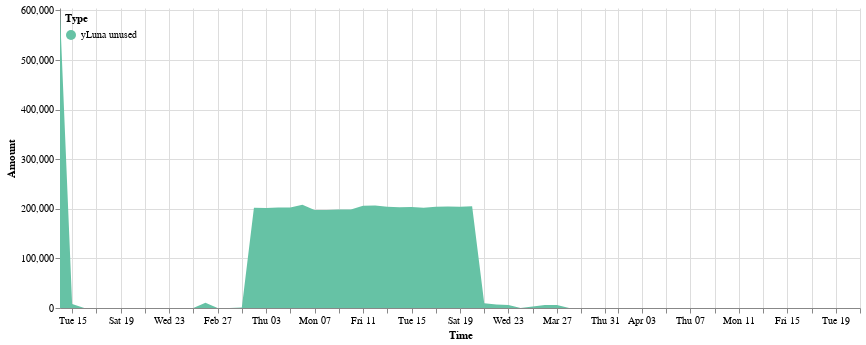

Write notebook code for a chart like this one.
### Code cell
cp.get_yluna_time_area_chart(ydp.asset_unused, 
               alt.Scale(scheme='set2'),
               min_date = ydp.asset_unused.Time.min(),
               max_date = ydp.asset_unused.Time.max(),
               top_padding = 10000
        ).properties(width=800).configure_view(strokeOpacity=0)

### Figure 1 — Vega-Lite specification as saved in the notebook (floating-point values rounded to 4 significant figures)
{"config": {"view": {"continuousWidth": 400, "continuousHeight": 300, "strokeOpacity": 0}}, "data": {"name": "data-a90e8800b6c17b95179c2b0ecda0a137"}, "mark": "area", "encoding": {"color": {"field": "Type", "legend": {"direction": "vertical", "legendY": 0, "orient": "none", "padding": 5}, "scale": {"scheme": "set2"}, "type": "nominal"}, "tooltip": [{"field": "Time", "format": "%Y-%m-%d", "type": "temporal"}, {"field": "Type", "type": "nominal"}, {"field": "Amount (millions)", "type": "nominal"}], "x": {"field": "Time", "scale": {"domain": ["2022-02-14", "2022-04-21"]}, "type": "temporal"}, "y": {"field": "Amount", "scale": {"domain": [0, 604900.0]}, "type": "quantitative"}}, "width": 800, "$schema": "https://vega.github.io/schema/vega-lite/v4.17.0.json", "datasets": {"data-a90e8800b6c17b95179c2b0ecda0a137": [{"Time": "2022-02-14", "Amount signed": 890600.0, "Amount": 594900.0, "Type": "yLuna unused", "Amount (millions)": "0.59M"}, {"Time": "2022-02-15", "Amount signed": 213600.0, "Amount": 7842.0, "Type": "yLuna unused", "Amount (millions)": "0.01M"}, {"Time": "2022-02-16", "Amount signed": 36280.0, "Amount": 0.0, "Type": "yLuna unused", "Amount (millions)": "0.0M"}, {"Time": "2022-02-17", "Amount signed": 390600.0, "Amount": 0.0, "Type": "yLuna unused", "Amount (millions)": "0.0M"}, {"Time": "2022-02-18", "Amount signed": 19640.0, "Amount": 0.0, "Type": "yLuna unused", "Amount (millions)": "0.0M"}, {"Time": "2022-02-19", "Amount signed": 9064.0, "Amount": 0.0, "Type": "yLuna unused", "Amount (millions)": "0.0M"}, {"Time": "2022-02-20", "Amount signed": 5244.0, "Amount": 0.0, "Type": "yLuna unused", "Amount (millions)": "0.0M"}, {"Time": "2022-02-21", "Amount signed": -5322.0, "Amount": 0.0, "Type": "yLuna unused", "Amount (millions)": "0.0M"}, {"Time": "2022-02-22", "Amount signed": 2106.0, "Amount": 0.0, "Type": "yLuna unused", "Amount (millions)": "0.0M"}, {"Time": "2022-02-23", "Amount signed": 4917.0, "Amount": 0.0, "Type": "yLuna unused", "Amount (millions)": "0.0M"}, {"Time": "2022-02-24", "Amount signed": 59.87, "Amount": 0.0, "Type": "yLuna unused", "Amount (millions)": "0.0M"}, {"Time": "2022-02-25", "Amount signed": 4428.0, "Amount": 0.0, "Type": "yLuna unused", "Amount (millions)": "0.0M"}, {"Time": "2022-02-26", "Amount signed": 32790.0, "Amount": 10610.0, "Type": "yLuna unused", "Amount (millions)": "0.01M"}, {"Time": "2022-02-27", "Amount signed": 862.6, "Amount": 0.0, "Type": "yLuna unused", "Amount (millions)": "0.0M"}, {"Time": "2022-02-28", "Amount signed": -740.1, "Amount": 0.0, "Type": "yLuna unused", "Amount (millions)": "0.0M"}, {"Time": "2022-03-01", "Amount signed": -406.1, "Amount": 1110.0, "Type": "yLuna unused", "Amount (millions)": "0.0M"}, {"Time": "2022-03-02", "Amount signed": 201300.0, "Amount": 202000.0, "Type": "yLuna unused", "Amount (millions)": "0.2M"}, {"Time": "2022-03-03", "Amount signed": 1108.0, "Amount": 201700.0, "Type": "yLuna unused", "Amount (millions)": "0.2M"}, {"Time": "2022-03-04", "Amount signed": 2958.0, "Amount": 202800.0, "Type": "yLuna unused", "Amount (millions)": "0.2M"}, {"Time": "2022-03-05", "Amount signed": 8203.0, "Amount": 202800.0, "Type": "yLuna unused", "Amount (millions)": "0.2M"}, {"Time": "2022-03-06", "Amount signed": 35120.0, "Amount": 208400.0, "Type": "yLuna unused", "Amount (millions)": "0.21M"}, {"Time": "2022-03-07", "Amount signed": 267300.0, "Amount": 197600.0, "Type": "yLuna unused", "Amount (millions)": "0.2M"}, {"Time": "2022-03-08", "Amount signed": 97090.0, "Amount": 197400.0, "Type": "yLuna unused", "Amount (millions)": "0.2M"}, {"Time": "2022-03-09", "Amount signed": 257800.0, "Amount": 198500.0, "Type": "yLuna unused", "Amount (millions)": "0.2M"}, {"Time": "2022-03-10", "Amount signed": 65280.0, "Amount": 198800.0, "Type": "yLuna unused", "Amount (millions)": "0.2M"}, {"Time": "2022-03-11", "Amount signed": 418900.0, "Amount": 206300.0, "Type": "yLuna unused", "Amount (millions)": "0.21M"}, {"Time": "2022-03-12", "Amount signed": 28830.0, "Amount": 206600.0, "Type": "yLuna unused", "Amount (millions)": "0.21M"}, {"Time": "2022-03-13", "Amount signed": 21950.0, "Amount": 204200.0, "Type": "yLuna unused", "Amount (millions)": "0.2M"}, {"Time": "2022-03-14", "Amount signed": 7963.0, "Amount": 203100.0, "Type": "yLuna unused", "Amount (millions)": "0.2M"}, {"Time": "2022-03-15", "Amount signed": 52620.0, "Amount": 203400.0, "Type": "yLuna unused", "Amount (millions)": "0.2M"}, {"Time": "2022-03-16", "Amount signed": 29290.0, "Amount": 202300.0, "Type": "yLuna unused", "Amount (millions)": "0.2M"}, {"Time": "2022-03-17", "Amount signed": 47490.0, "Amount": 204300.0, "Type": "yLuna unused", "Amount (millions)": "0.2M"}, {"Time": "2022-03-18", "Amount signed": 89710.0, "Amount": 204600.0, "Type": "yLuna unused", "Amount (millions)": "0.2M"}, {"Time": "2022-03-19", "Amount signed": 49160.0, "Amount": 204000.0, "Type": "yLuna unused", "Amount (millions)": "0.2M"}, {"Time": "2022-03-20", "Amount signed": 33100.0, "Amount": 205200.0, "Type": "yLuna unused", "Amount (millions)": "0.21M"}, {"Time": "2022-03-21", "Amount signed": 531200.0, "Amount": 9650.0, "Type": "yLuna unused", "Amount (millions)": "0.01M"}, {"Time": "2022-03-22", "Amount signed": 3982.0, "Amount": 7254.0, "Type": "yLuna unused", "Amount (millions)": "0.01M"}, {"Time": "2022-03-23", "Amount signed": 60630.0, "Amount": 6013.0, "Type": "yLuna unused", "Amount (millions)": "0.01M"}, {"Time": "2022-03-24", "Amount signed": 43920.0, "Amount": 0.0, "Type": "yLuna unused", "Amount (millions)": "0.0M"}, {"Time": "2022-03-25", "Amount signed": 40820.0, "Amount": 3230.0, "Type": "yLuna unused", "Amount (millions)": "0.0M"}, {"Time": "2022-03-26", "Amount signed": 30080.0, "Amount": 6026.0, "Type": "yLuna unused", "Amount (millions)": "0.01M"}, {"Time": "2022-03-27", "Amount signed": 36950.0, "Amount": 6153.0, "Type": "yLuna unused", "Amount (millions)": "0.01M"}, {"Time": "2022-03-28", "Amount signed": 69200.0, "Amount": 0.0, "Type": "yLuna unused", "Amount (millions)": "0.0M"}, {"Time": "2022-03-29", "Amount signed": 163400.0, "Amount": 0.0, "Type": "yLuna unused", "Amount (millions)": "0.0M"}, {"Time": "2022-03-30", "Amount signed": 49260.0, "Amount": 0.0, "Type": "yLuna unused", "Amount (millions)": "0.0M"}, {"Time": "2022-03-31", "Amount signed": 59120.0, "Amount": 0.0, "Type": "yLuna unused", "Amount (millions)": "0.0M"}, {"Time": "2022-04-01", "Amount signed": 246900.0, "Amount": 0.0, "Type": "yLuna unused", "Amount (millions)": "0.0M"}, {"Time": "2022-04-02", "Amount signed": 15490.0, "Amount": 0.0, "Type": "yLuna unused", "Amount (millions)": "0.0M"}, {"Time": "2022-04-03", "Amount signed": 74230.0, "Amount": 0.0, "Type": "yLuna unused", "Amount (millions)": "0.0M"}, {"Time": "2022-04-04", "Amount signed": 254300.0, "Amount": 0.0, "Type": "yLuna unused", "Amount (millions)": "0.0M"}, {"Time": "2022-04-05", "Amount signed": 41490.0, "Amount": 0.0, "Type": "yLuna unused", "Amount (millions)": "0.0M"}, {"Time": "2022-04-06", "Amount signed": 19410.0, "Amount": 0.0, "Type": "yLuna unused", "Amount (millions)": "0.0M"}, {"Time": "2022-04-07", "Amount signed": 38490.0, "Amount": 0.0, "Type": "yLuna unused", "Amount (millions)": "0.0M"}, {"Time": "2022-04-08", "Amount signed": 71040.0, "Amount": 0.0, "Type": "yLuna unused", "Amount (millions)": "0.0M"}, {"Time": "2022-04-09", "Amount signed": -8904.0, "Amount": 0.0, "Type": "yLuna unused", "Amount (millions)": "0.0M"}, {"Time": "2022-04-10", "Amount signed": 321100.0, "Amount": 0.0, "Type": "yLuna unused", "Amount (millions)": "0.0M"}, {"Time": "2022-04-11", "Amount signed": 4863.0, "Amount": 0.0, "Type": "yLuna unused", "Amount (millions)": "0.0M"}, {"Time": "2022-04-12", "Amount signed": 19500.0, "Amount": 0.0, "Type": "yLuna unused", "Amount (millions)": "0.0M"}, {"Time": "2022-04-13", "Amount signed": 23400.0, "Amount": 0.0, "Type": "yLuna unused", "Amount (millions)": "0.0M"}, {"Time": "2022-04-14", "Amount signed": -63420.0, "Amount": 0.0, "Type": "yLuna unused", "Amount (millions)": "0.0M"}, {"Time": "2022-04-15", "Amount signed": 10320.0, "Amount": 0.0, "Type": "yLuna unused", "Amount (millions)": "0.0M"}, {"Time": "2022-04-16", "Amount signed": 310000.0, "Amount": 0.0, "Type": "yLuna unused", "Amount (millions)": "0.0M"}, {"Time": "2022-04-17", "Amount signed": 8993.0, "Amount": 0.0, "Type": "yLuna unused", "Amount (millions)": "0.0M"}, {"Time": "2022-04-18", "Amount signed": 34410.0, "Amount": 0.0, "Type": "yLuna unused", "Amount (millions)": "0.0M"}, {"Time": "2022-04-19", "Amount signed": 16180.0, "Amount": 0.0, "Type": "yLuna unused", "Amount (millions)": "0.0M"}, {"Time": "2022-04-20", "Amount signed": 5895.0, "Amount": 0.0, "Type": "yLuna unused", "Amount (millions)": "0.0M"}, {"Time": "2022-04-21", "Amount signed": 117.1, "Amount": 0.0, "Type": "yLuna unused", "Amount (millions)": "0.0M"}]}}
